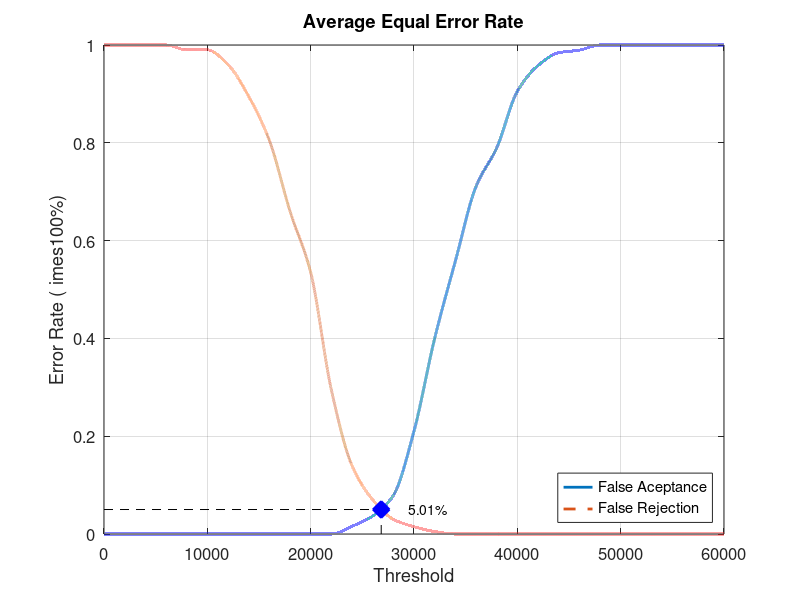
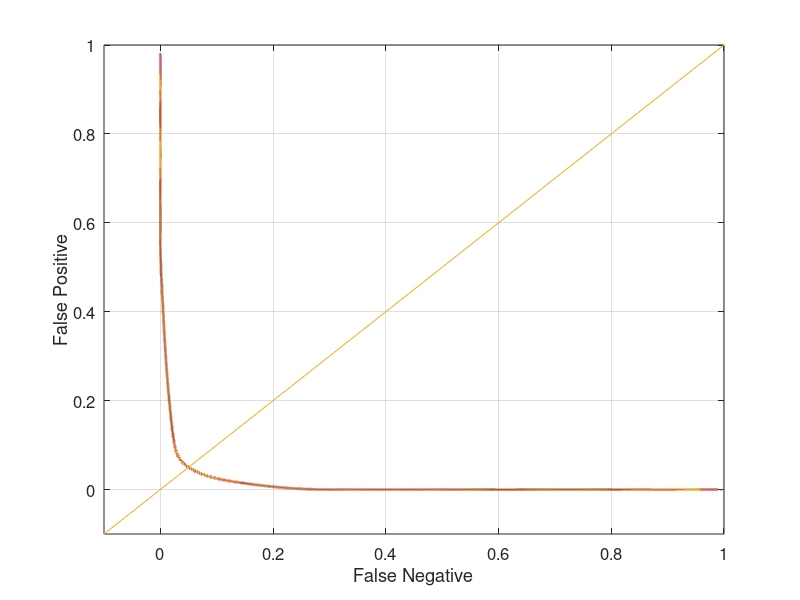

These charts were generated, in order, by the following MATLAB code:
close all;
clear;
clc;
x = 0:2000:60000;
xq = 0:0.5:60000;

y0 = [0 0 0 0 0 0 0 0 0 0 0 0 0.0157895 0.0368421 0.0789474 0.210526 0.4 0.557895 0.710526 0.789474 0.905263 0.957895 0.984211 0.989474 1 1 1 1 1 1 1]
yy0 = interp1(x, y0, xq, 'pchip');
y1 = [1 1 1 1 0.99 0.99 0.96 0.895 0.805 0.66 0.535 0.295 0.14 0.07 0.03 0.015 0.005 0 0 0 0 0 0 0 0 0 0 0 0 0 0]
yy1 = interp1(x, y1, xq, 'pchip');

% Calculating EER: 
y2 = abs(y0 - y1);
find(y2 == min(y2))
yy2 = abs(yy0 - yy1);
xEER = find(yy2 == min(yy2));
xEERIndex = xq(xEER) % X-axis EER
yEER = yy0(xEER) % Y-axis EER

main = figure
plot(xq, yy0,'-','LineWidth', 2);	hold on
plot(xq, yy1,'--','LineWidth', 2);	hold on
plot([xEERIndex xEERIndex], [0 yEER], 'k--');	hold on
plot([0 xEERIndex], [yEER yEER], 'k--');	hold on
plot(xEERIndex, yEER, 'bx', 'LineWidth', 10);	hold on
text(xEERIndex + 10 * xEERIndex / 100, yEER, [num2str(round((10000 * yEER)) / 100) '%'])
legend('False Aceptance', 'False Rejection', 'Location', 'SouthEast')
xlabel('Threshold')
ylabel('Error Rate (	imes100%)')
title('Average Equal Error Rate')
set(gca, 'FontSize', 12)
axis([0 60000 0 1])
grid on

print(main, 'Database5_1Main', '-dpng');
FNRxFPR = figure('Color', [1 1 1]);
plot(yy1, yy0, '-', yy1, yy0, 'LineWidth', 2);
hold on
y = -0.1:0.1:1
plot(y, y); 
set(gca, 'FontSize', 12)
xlabel('False Negative')
ylabel('False Positive')
axis([-0.1 1 -0.1 1])
set(gca, 'FontSize', 12)
grid on

print(FNRxFPR, 'Database5_1FNRxFPR','-dpng');
